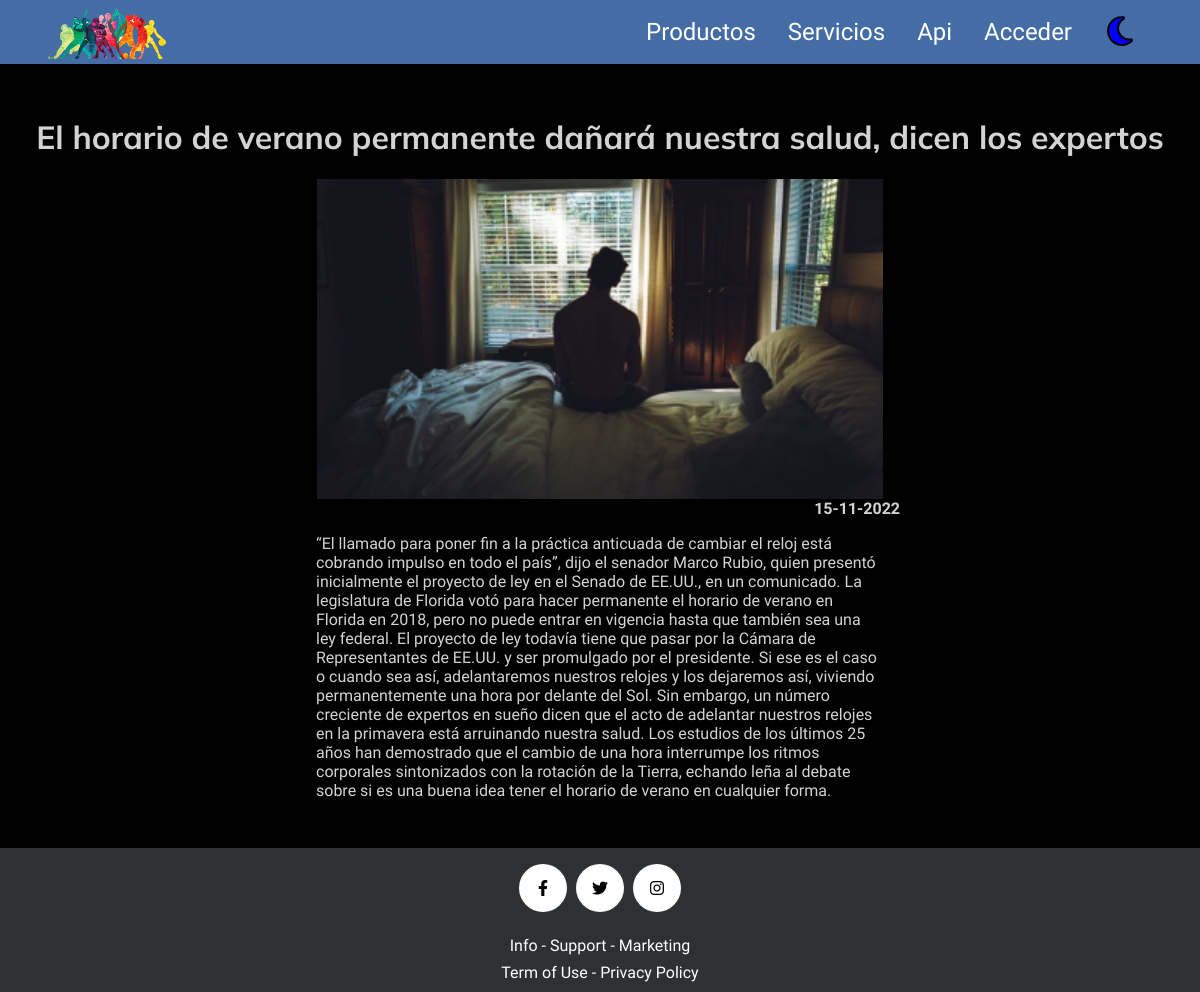
The app's page /php/noticias/mostrar_noticia.php?id=1 with its own data.
### tables this page shows
CREATE TABLE `noticia` (
  `id` bigint(20) NOT NULL,
  `titulo` varchar(100) NOT NULL,
  `contenido` varchar(2000) NOT NULL,
  `imagen` varchar(100) NOT NULL,
  `fecha_publicacion` date NOT NULL
);

### php/noticias/mostrar_noticia.php (the view, shortened to what this page needs)
<!DOCTYPE html>
<html lang="es">
<head>
    <link rel="stylesheet" href="../../css/style.css">
    <link rel="stylesheet" href="https://cdnjs.cloudflare.com/ajax/libs/font-awesome/6.2.0/css/all.min.css" />
</head>
<body>
    <?php
        require_once "../funciones.php";
        $conexion=conectarServidor();
        $hoy=getdate()['year']."-".getdate()['mon']."-".getdate()['mday'];
        $consulta=$conexion->query("select id from noticia where fecha_publicacion<='$hoy' order by fecha_publicacion desc limit 3 ");
        $noticias_disponibles=[];
        while($fila=$consulta->fetch_array(MYSQLI_ASSOC)){
            $noticias_disponibles[]=$fila['id'];
        }
        $id=$_GET['id'];
        if(in_array($id,$noticias_disponibles) or (isset($_SESSION['usuario']) and $_SESSION['usuario']==="admin")){
            $conexion=conectarServidor();
            $consulta=$conexion->query("select * from noticia where id=$id");
            $fila=$consulta->fetch_array(MYSQLI_ASSOC);
            $fecha=date('d-m-Y',strtotime($fila['fecha_publicacion']));
            echo "<h1>$fila[titulo]</h1>
            <img class='portada' src='../../$fila[imagen]' alt=''>
            <p class='info_noticia'>$fecha</p>
            <p class='texto'>$fila[contenido]</p>";
        }else{
            denegado();
        }
    ?>
</body>
</html>

### css/style.css (style rules this page uses)
body { margin: 0%; }
* { box-sizing: border-box; font-family: 'Red Hat Text', sans-serif; }
header,h1,h2,h3 { font-family: 'Mulish', sans-serif; }
h1 { text-align: center; }
.portada { display: block; margin: auto; height: 20rem; }
.info_noticia { margin: auto; width: 50%; text-align: right; font-weight: bold; }
.texto { width: 50%; margin: auto; padding: 1rem; }
.modo_noche { background-color: black; color: lightgray; border-color: lightgray; }
.modo_noche * { border-color: lightgray !important; }

### records on screen
noticia: titulo "El horario de verano permanente dañará nuestra salud, dicen los expertos", imagen (picture), fecha_publicacion "15-11-2022", contenido "“El llamado para poner fin a la práctica anticuada de cambiar el reloj está cobrando impulso en todo el país”, dijo el senador Marco Rubio, quien presentó inicialmente el proyecto de ley en el Senado de EE.UU., en un comunicado. La legislatura de Florida votó para hacer permanente el horario de verano en Florida en 2018, pero no puede entrar en vigencia hasta que también sea una ley federal. El proyecto de ley todavía tiene que pasar por la Cámara de Representantes de EE.UU. y ser promulgado por el presidente. Si ese es el caso o cuando sea así, adelantaremos nuestros relojes y los dejaremos así, viviendo permanentemente una hora por delante del Sol. Sin embargo, un número creciente de…"
